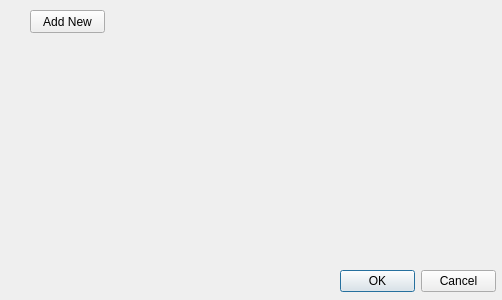
<?xml version="1.0" encoding="UTF-8"?>
<ui version="4.0">
 <class>PositionFilter</class>
 <widget class="QDialog" name="PositionFilter">
  <property name="geometry">
   <rect>
    <x>0</x>
    <y>0</y>
    <width>502</width>
    <height>300</height>
   </rect>
  </property>
  <property name="windowTitle">
   <string>PositionFilter</string>
  </property>
  <widget class="QPushButton" name="AddNewButton">
   <property name="geometry">
    <rect>
     <x>30</x>
     <y>10</y>
     <width>75</width>
     <height>23</height>
    </rect>
   </property>
   <property name="text">
    <string>Add New</string>
   </property>
  </widget>
  <widget class="QDialogButtonBox" name="buttonBox">
   <property name="geometry">
    <rect>
     <x>340</x>
     <y>270</y>
     <width>156</width>
     <height>23</height>
    </rect>
   </property>
   <property name="standardButtons">
    <set>QDialogButtonBox::Cancel|QDialogButtonBox::Ok</set>
   </property>
  </widget>
 </widget>
 <resources/>
 <connections/>
</ui>
